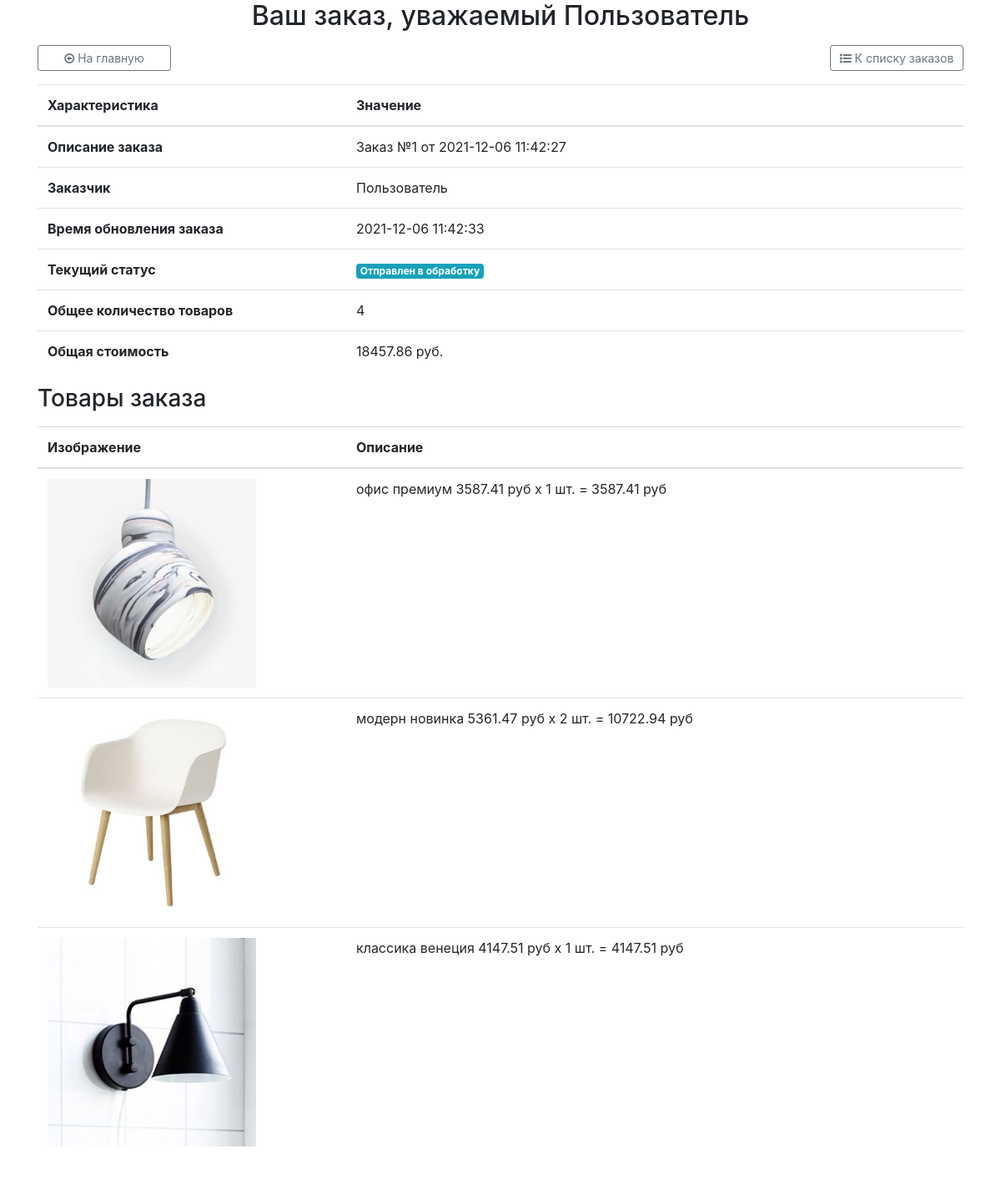
Page /order/read/1/ on the committed database.
### ordersapp/models.py (models this page shows, shortened)
class Order(models.Model):
    FORMING = "FM"
    SENT_TO_PROCEED = "STP"
    PROCEEDED = "PRD"
    PAID = "PD"
    READY = "RDY"
    CANCEL = "CNC"
    ORDER_STATUS_CHOICES = (
        (FORMING, "формируется"),
        (SENT_TO_PROCEED, "отправлен в обработку"),
        (PAID, "оплачен"),
        (PROCEEDED, "обрабатывается"),
        (READY, "готов к выдаче"),
        (CANCEL, "отменен"),
    )
    user = models.ForeignKey(settings.AUTH_USER_MODEL, on_delete=models.CASCADE)
    created = models.DateTimeField(verbose_name="создан", auto_now_add=True)
    updated = models.DateTimeField(verbose_name="обновлен", auto_now=True)
    status = models.CharField(verbose_name="статус", max_length=3, choices=ORDER_STATUS_CHOICES, default=FORMING)
    is_active = models.BooleanField(verbose_name="активен", default=True)
    class Meta:
        ordering = ("-created",)
        verbose_name = "заказ"
        verbose_name_plural = "заказы"
    def get_total_quantity(self):
        items = self.orderitems.select_related()
        return sum(list(map(lambda x: x.quantity, items)))
    def get_total_cost(self):
        items = self.orderitems.select_related()
        return sum(list(map(lambda x: x.quantity * x.product.price, items)))

class OrderItem(models.Model):
    order = models.ForeignKey(Order, related_name="orderitems", on_delete=models.CASCADE)
    product = models.ForeignKey(Product, verbose_name="продукт", on_delete=models.CASCADE)
    quantity = models.PositiveIntegerField(verbose_name="количество", default=0)
    def get_product_cost(self):
        return self.product.price * self.quantity

### mainapp/models.py (models this page shows, shortened)
class Product(models.Model):
    category = models.ForeignKey(ProductCategory, on_delete=models.CASCADE)
    name = models.CharField(verbose_name="имя продукта", max_length=128)
    image = models.ImageField(upload_to="products_images", blank=True)
    short_desc = models.CharField(verbose_name="краткое описание продукта", max_length=60, blank=True)
    description = models.TextField(verbose_name="описание продукта", blank=True)
    price = models.DecimalField(verbose_name="цена продукта", max_digits=8, decimal_places=2, default=0)
    quantity = models.PositiveIntegerField(verbose_name="количество на складе", default=0)
    is_active = models.BooleanField(verbose_name="продукт активен", default=True)

class ProductCategory(models.Model):
    name = models.CharField(verbose_name="имя", max_length=64, unique=True)
    description = models.TextField(verbose_name="описание", blank=True)
    is_active = models.BooleanField(verbose_name="категория активна", default=True)

### ordersapp/views.py (the view)
# urls.py: re_path(r"^read/(?P<pk>\d+)/$", ordersapp.OrderRead.as_view(), name="order_read"),
class OrderRead(DetailView):
    model = Order
    def get_context_data(self, **kwargs):
        context = super(OrderRead, self).get_context_data(**kwargs)
        context["title"] = "заказ/просмотр"
        return context

### mainapp/context_processors.py (called while the page is built)
def basket(request):
    print("context processor basket works")
    basket = []
    if request.user.is_authenticated:
        basket = Basket.objects.filter(user=request.user)
    return {
        "basket": basket,
    }

### ordersapp/templates/ordersapp/order_detail.html (shortened to what this page needs)
{% extends "ordersapp/base.html" %}
{% load staticfiles %}
{% block content %}
{% include 'ordersapp/includes/inc_order_summary.html' %}
<p>
<h3>
    Товары заказа
</h3>
</p>
<p>
<table class="table">
    <thead>
        <tr>
            <th scope="col" class="col-4">Изображение</th>
            <th scope="col" class="col-8">Описание</th>
        </tr>
    </thead>
    <tbody>
        {% for item in object.orderitems.select_related %}
        <tr>
            <td>
                <img src="{{ MEDIA_URL }}{{ item.product.image }}" alt="{{ item.product.short_desc }}"
                    style="min-width: 250px; max-width: 250px;">
            </td>
            <td>
                <span class="category_name">{{ item.product.category.name }}</span>
                <span class="product_name">{{ item.product.name }}</span>
                <span class="product_price">{{ item.product.price }}&nbspруб</span>
                <span class="product_quantitiy">x {{ item.quantity }} шт.</span>
                <span class="product_cost"> = {{ item.get_product_cost }}&nbspруб</span>
            </td>
        </tr>
        {% endfor %}
    </tbody>
</table>
</p>
{% endblock %}

### ordersapp/templates/ordersapp/includes/inc_order_summary.html (shortened to what this page needs)
<p class="h2 text-center">
    Ваш заказ, уважаемый
    {% if user.first_name %}{{ user.first_name|title }}{% else %}{{ "пользователь"|capfirst }}{% endif %}
</p>
<p>
<div class="row justify-content-between">
    <div class="col-2">
        <a href="{% url 'main' %}" class="btn btn-sm btn-outline-secondary col-12" role="button"><i
                class="fa fa-arrow-circle-o-left" aria-hidden="true"></i> {{ "на главную"|capfirst }}</a>
    </div>
    <div class="col-2">
        <a href="{% url 'ordersapp:orders_list' %}" class="btn btn-sm btn-outline-secondary col-12" role="button"><i
                class="fa fa-list-ul" aria-hidden="true"></i> {{ "к списку заказов"|capfirst }}</a>
    </div>
</div>
</p>
<p>
<table class="table">
    <thead>
        <tr>
            <th scope="col" class="col-4">Характеристика</th>
            <th scope="col" class="col-8">Значение</th>
        </tr>
    </thead>
    <tbody>
        {% if view.object %}
        <tr>
            <th scope="row">Описание заказа</th>
            <td>Заказ №{{ object.pk }} от {{ object.created|date:"Y-m-d H:i:s" }}</td>
        </tr>
        <tr>
            <th scope="row">Заказчик</th>
            <td>{% if user.first_name %}{{ user.first_name|title }}{% else %}{{ "пользователь"|capfirst }}{% endif %}
            </td>
        </tr>
        <tr>
            <th scope="row">Время обновления заказа</th>
            <td>{{ object.updated|date:"Y-m-d H:i:s" }}</td>
        </tr>
        <tr>
            <th scope="row">Текущий статус</th>
            <td><span class="badge badge-info">{{ object.get_status_display|capfirst }}</span></td>
        </tr>
        <tr>
            <th scope="row">Общее количество товаров</th>
            <td><span class="order_total_quantity">{{ object.get_total_quantity }}</span></td>
        </tr>
        <tr>
            <th scope="row">Общая стоимость</th>
            <td><span class="order_total_cost">{{ object.get_total_cost }}</span> руб.</td>
        </tr>
        {% endif %}
    </tbody>
</table>
</p>

### rows in the picture
Order: pk "1", created "2021-12-06 11:42:27", updated "2021-12-06 11:42:33", status "Отправлен в обработку", get_total_quantity "4", get_total_cost "18457.86"
OrderItem: product.image (picture), product.category.name "офис", product.name "премиум", product.price "3587.41", quantity "1", get_product_cost "3587.41"
OrderItem: product.image (picture), product.category.name "модерн", product.name "новинка", product.price "5361.47", quantity "2", get_product_cost "10722.94"
OrderItem: product.image (picture), product.category.name "классика", product.name "венеция", product.price "4147.51", quantity "1", get_product_cost "4147.51"

### other values in the picture
{{ "пользователь"|capfirst }} "Пользователь"
{{ "на главную"|capfirst }} "На главную"
{{ "к списку заказов"|capfirst }} "К списку заказов"
